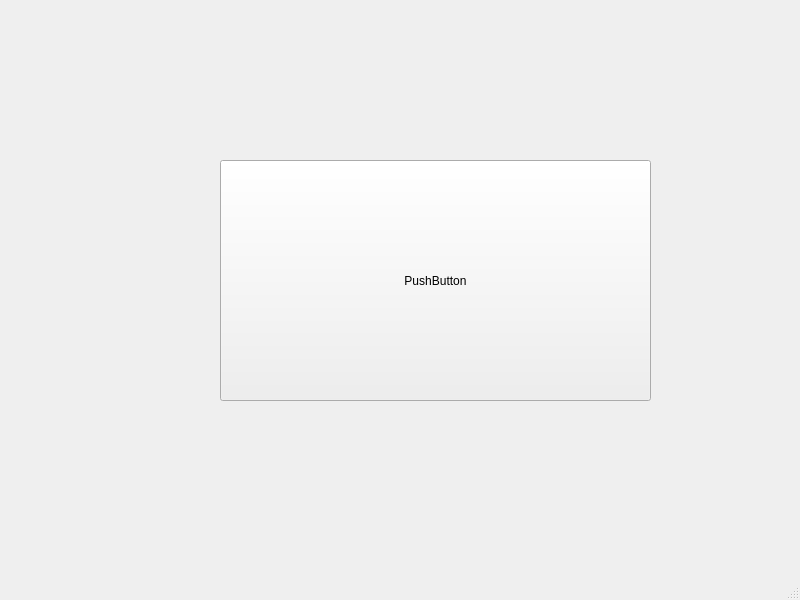
<?xml version="1.0" encoding="UTF-8"?>
<ui version="4.0">
 <class>MainWindow</class>
 <widget class="QMainWindow" name="MainWindow">
  <property name="geometry">
   <rect>
    <x>0</x>
    <y>0</y>
    <width>800</width>
    <height>600</height>
   </rect>
  </property>
  <property name="windowTitle">
   <string>MainWindow</string>
  </property>
  <widget class="QWidget" name="centralwidget">
   <widget class="QPushButton" name="pushButton">
    <property name="geometry">
     <rect>
      <x>220</x>
      <y>160</y>
      <width>431</width>
      <height>241</height>
     </rect>
    </property>
    <property name="text">
     <string>PushButton</string>
    </property>
   </widget>
  </widget>
  <widget class="QMenuBar" name="menubar">
   <property name="geometry">
    <rect>
     <x>0</x>
     <y>0</y>
     <width>800</width>
     <height>21</height>
    </rect>
   </property>
  </widget>
  <widget class="QStatusBar" name="statusbar"/>
 </widget>
 <resources/>
 <connections/>
</ui>
